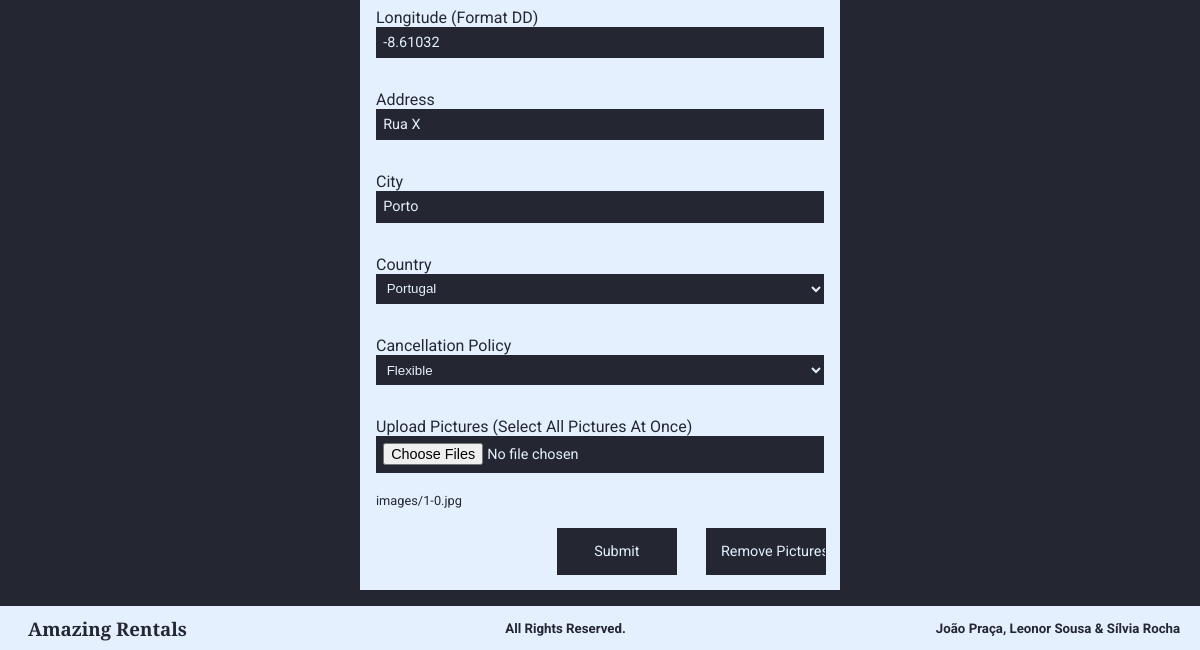
Before: /editProperty.php?id=1 (signed in, lower part) with the older database file.
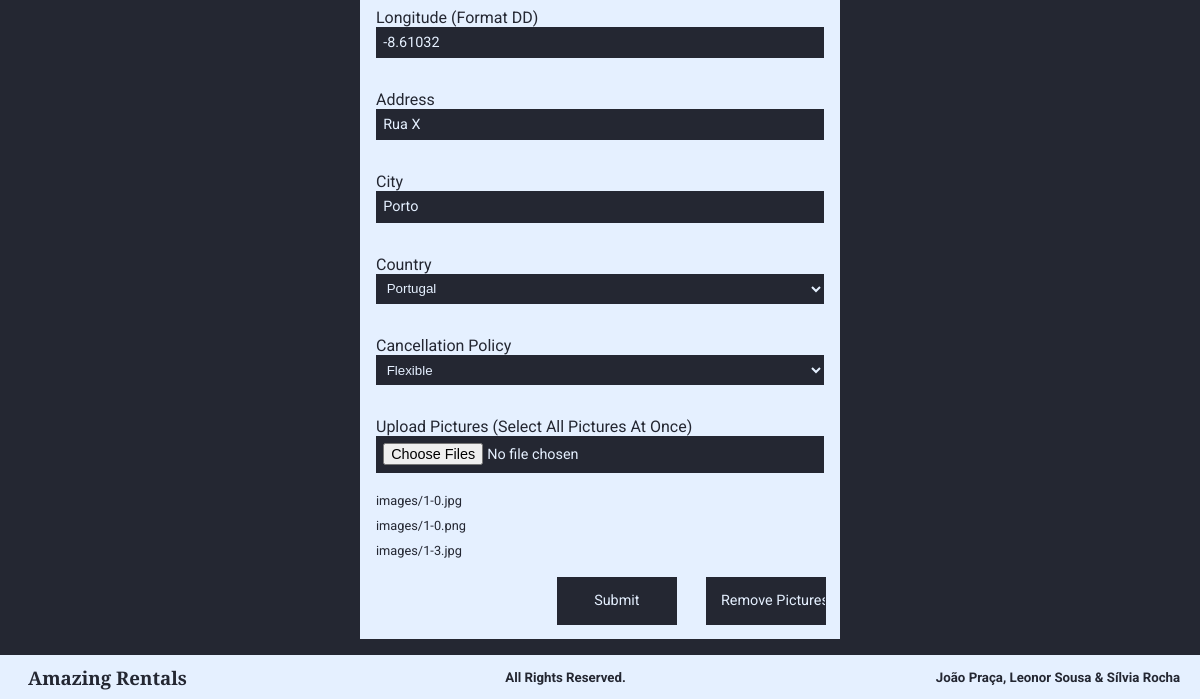
After: the same page with the newer database file.
### tables this page shows
CREATE TABLE Imagem (
    urlImagem   VARCHAR(20) PRIMARY KEY, 
    legenda TEXT,
    idHabitacao   INTEGER REFERENCES Habitacao(idHabitacao) ON DELETE CASCADE ON UPDATE CASCADE
);

### database/habitations.php (called while the page is built, shortened)
<?php
include_once("users.php");
function getCancellationPolicys(){
    global $db;
    $stmt = $db->prepare('SELECT * FROM PoliticaDeCancelamento');
    $stmt->execute();
    return $stmt->fetchAll();
}
function getHabitationById($id){
    global $db;
    $stmt = $db->prepare('SELECT * FROM Habitacao WHERE idHabitacao=?');
    $stmt->execute(array($id));
    return $stmt->fetch();
}
function getPolicy($id){
    global $db;
    $stmt = $db->prepare('SELECT * FROM PoliticaDeCancelamento WHERE idPolitica=?');
    $stmt->execute(array($id));
    return $stmt->fetch();
}
function getNameCity($id){
    global $db;
    $stmt = $db->prepare('SELECT nome FROM Cidade WHERE idCidade=?');
    $stmt->execute(array($id));
    return $stmt->fetch()['nome'];
}
function getCountryCity($idCity){
    global $db;
    $stmt = $db->prepare('SELECT idPais FROM Cidade JOIN Pais USING (idPais) WHERE idCidade=?');
    $stmt->execute(array($idCity));
    return $stmt->fetch()['idPais'];
}
function getOwner($idHabitation){
    global $db;
    $stmt = $db->prepare('SELECT idUtilizador FROM Habitacao JOIN Utilizador USING (idUtilizador) WHERE idHabitacao=?');
    $stmt->execute(array($idHabitation));
    return $stmt->fetch();
}
function getHabitationPictures($id){
    global $db;
    $stmt = $db->prepare('SELECT * FROM Imagem WHERE idHabitacao=?');
    $stmt->execute(array($id));
    return $stmt->fetchAll();
}
?>

### database/users.php (called while the page is built, shortened)
<?php
function getCountries(){
    global $db;
    $stmt = $db->prepare('SELECT * FROM Pais');
    $stmt->execute();
    return $stmt->fetchAll();
}
function getCountryById($id){
    global $db;
    $stmt = $db->prepare('SELECT * FROM Pais WHERE idPais=?');
    $stmt->execute(array($id));
    return $stmt->fetch();
}
?>

### templates/forms/property.php (the view, shortened to what this page needs)
<form id="property_form" class="verticalForm" action=<?=$action_form?> method="post" enctype="multipart/form-data">
            <?php
            include_once('database/connection.php');
            include_once('database/habitations.php');
            ?>
    <label> Longitude (Format DD)
        <input type="number" value="<?=$longitude?>" min="-180" max="180" step="0.000001" id="longitude" name="longitude">
    </label>
    <label> Address
        <input type="text" name="address" value="<?=$address?>" required>
    </label>
    <label> City
        <input type="text" name="city" value="<?=$city?>" required>
    </label>
    <label> Country
        <select name="country" value="<?=$country['idPais']?>" required>
            <?php
            include_once('database/connection.php');
            include_once('database/users.php');
            $countries = getCountries();
            foreach ($countries as $country) {
                echo '<option value="' . $country['idPais'] . '">' . $country['nome'] . '</option>';
            }
            ?>
        </select>
    </label>
    <label> Cancellation Policy
        <select name="policies" required>
            <?php
            include_once('database/connection.php');
            include_once('database/habitations.php');
            $policys = getCancellationPolicys();
            foreach ($policys as $policyy) {
                if ($policyy == $policy)
                    echo '<option value="' . $policyy['idPolitica'] . '"selected>' . $policyy['nome'] . '</option>';
                else
                    echo '<option value="' . $policyy['idPolitica'] . '">' . $policyy['nome'] . '</option>';
            }
            ?>
        </select>
    </label>
    <label> Upload Pictures (Select All Pictures At Once)
        <input type="file" name="pictures[]" accept="image/*" multiple value="<?=$image?>" >
    </label>
    <?php
        if(isset($_GET['id'])){
            $pictures=getHabitationPictures($_GET['id']);
            foreach($pictures as $pic){
                echo '<p>' . $pic['urlImagem'] . '</p>';
            }
            $link = "templates/forms/removeAllImages_action.php?id=" . $_GET['id'];
    ?>
        <input type="button" value="Remove Pictures" id="rem_pictures_button" class="submit" onclick="window.location.replace('<?=$link?>');">
    <?php } ?>
    <input class="submit" type="submit" value="Submit" id="submitProperty">
</form>

Changed rows visible on the page:
added imagem: urlImagem "images/1-0.png"
added imagem: urlImagem "images/1-3.jpg"
